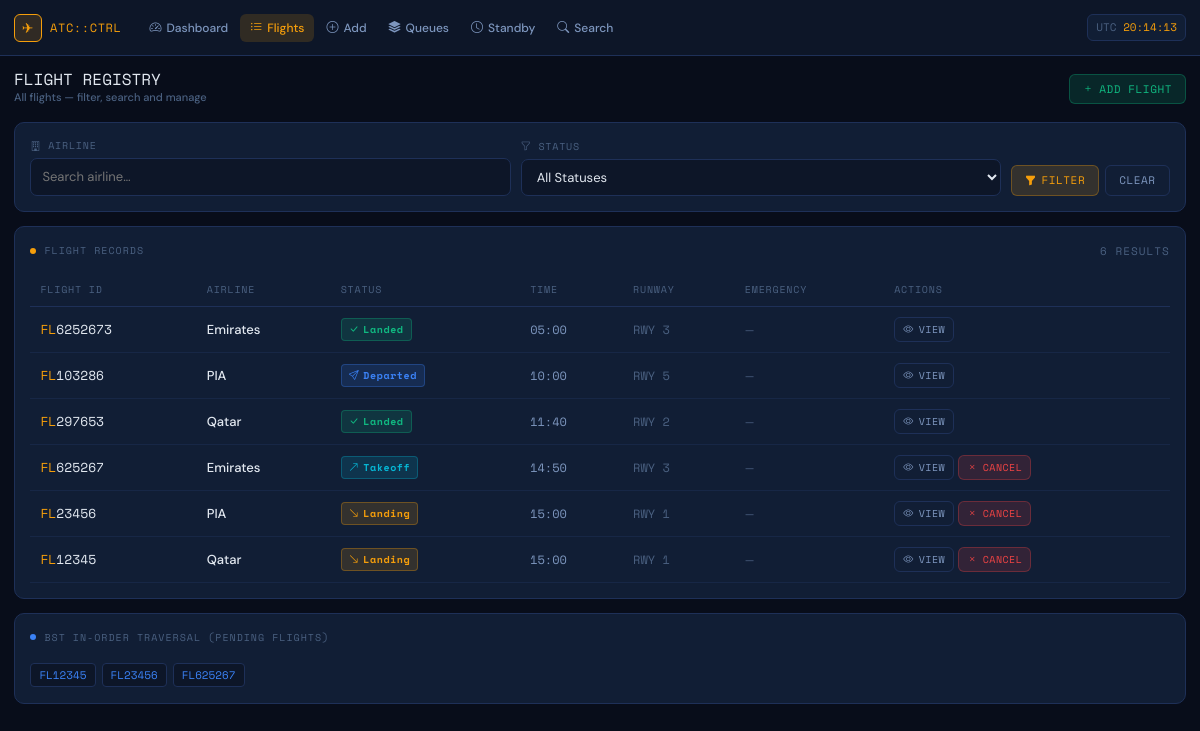
The app's page /flights/ with its own data.
### port/models.py (models this page shows, shortened)
class Flight(models.Model):
    STATUS_CHOICES = [
        ('landing',  'Landing'),
        ('takeoff',  'Takeoff'),
        ('StandBy',  'Stand By'),
        ('Landed',   'Landed'),
        ('Departed', 'Departed'),
        ('Cancelled','Cancelled'),
    ]
    flight_id    = models.IntegerField(unique=True, verbose_name="Flight ID")
    airline      = models.CharField(max_length=100, default="Unknown")
    status       = models.CharField(max_length=20, choices=STATUS_CHOICES, default='StandBy')
    emergency    = models.BooleanField(default=False)
    time         = models.IntegerField(
        default=0,
        help_text="Scheduled time in minutes past midnight (0–1439)"
    )
    date_day     = models.IntegerField(
        default=1,
        verbose_name="Day of Year",
        help_text="Day of the current year (1–365). Cannot be earlier than today."
    )
    runway_id    = models.IntegerField(
        default=1,
        verbose_name="Runway ID",
        help_text="Runway number (1–5)"
    )
    created_at   = models.DateTimeField(default=timezone.now)
    processed_at = models.DateTimeField(null=True, blank=True)
    class Meta:
        ordering = ['date_day', 'time', '-emergency']
    @property
    def formatted_time(self):
        h = self.time // 60
        m = self.time % 60
        return f"{h:02d}:{m:02d}"
    @property
    def is_pending(self):
        return self.status in ('landing', 'takeoff', 'StandBy')

### port/views.py (the view)
# urls.py: path('flights/',            views.flight_list,     name='flight_list'),
def flight_list(request):
    status_filter  = request.GET.get('status', '')
    airline_filter = request.GET.get('airline', '')
    flights = Flight.objects.all()
    if status_filter:
        flights = flights.filter(status=status_filter)
    if airline_filter:
        flights = flights.filter(airline__icontains=airline_filter)
    bst, _, _, _ = _build_structures()
    inorder_ids  = bst.inorder()
    context = {
        'flights':        flights,
        'inorder_ids':    inorder_ids,
        'status_filter':  status_filter,
        'airline_filter': airline_filter,
        'status_choices': Flight.STATUS_CHOICES,
    }
    return render(request, 'port/flight_list.html', context)

### port/data_structures.py (called while the page is built)
    def insert(self, flight_id, flight_obj=None):
        node = BSTNode(flight_id, flight_obj)
        if self.root is None:
            self.root = node
            return
        current, parent = self.root, None
        while current:
            parent = current
            if flight_id < current.flight_id:
                current = current.left
            else:
                current = current.right
        if flight_id < parent.flight_id:
            parent.left = node
        else:
            parent.right = node

    def inorder(self, node=None, first_call=True):
        if first_call:
            node = self.root
        if node is None:
            return []
        return (
            self.inorder(node.left, False)
            + [node.flight_id]
            + self.inorder(node.right, False)
        )

    @staticmethod
    def _parent(i): return (i - 1) // 2

    def _higher_priority(self, a, b):
        if a['emergency'] != b['emergency']:
            return a['emergency']           # emergency always first
        return a['time'] < b['time']        # earlier time wins

    def _heapify_up(self, index):
        while index > 0:
            p = self._parent(index)
            if self._higher_priority(self._heap[index], self._heap[p]):
                self._swap(index, p)
                index = p
            else:
                break

    def enqueue(self, flight_dict):
        self._heap.append(flight_dict)
        self._heapify_up(len(self._heap) - 1)

### port/views.py (called while the page is built)
def _build_structures():
    bst = RecordBST()
    landing_q = MinHeapQueue()
    takeoff_q = MinHeapQueue()
    standby_q = MinHeapQueue()
    for f in Flight.objects.filter(status__in=['landing', 'takeoff', 'StandBy']):
        d = {
            'flight_id': f.flight_id,
            'airline':   f.airline,
            'status':    f.status,
            'time':      f.time,
            'date_day':  f.date_day,
            'emergency': f.emergency,
            'runway_id': f.runway_id,
        }
        bst.insert(f.flight_id, d)
        if f.status == 'landing':
            landing_q.enqueue(d)
        elif f.status == 'takeoff':
            takeoff_q.enqueue(d)
        else:
            standby_q.enqueue(d)
    return bst, landing_q, takeoff_q, standby_q

### port/templates/port/flight_list.html (shortened to what this page needs)
{% extends 'port/base.html' %}
{% block content %}
<div class="page-header">
  <div>
    <h1 class="page-title">FLIGHT REGISTRY
      <small>All flights — filter, search and manage</small>
    </h1>
  </div>
  <a href="{% url 'add_flight' %}" class="btn-atc btn-green"><i class="bi bi-plus"></i> ADD FLIGHT</a>
</div>
<div class="atc-card" style="margin-bottom:1rem;">
  <form method="get" style="display:flex; gap:10px; align-items:flex-end; flex-wrap:wrap;">
    <div style="flex:1; min-width:160px;">
      <label class="atc-label"><i class="bi bi-building"></i> Airline</label>
      <input type="text" name="airline" value="{{ airline_filter }}" class="atc-input" placeholder="Search airline…">
    </div>
    <div style="flex:1; min-width:150px;">
      <label class="atc-label"><i class="bi bi-funnel"></i> Status</label>
      <select name="status" class="atc-select">
        <option value="">All Statuses</option>
      </select>
    </div>
    <div style="display:flex; gap:6px; align-self:flex-end;">
      <button type="submit" class="btn-atc btn-amber"><i class="bi bi-funnel-fill"></i> FILTER</button>
      <a href="{% url 'flight_list' %}" class="btn-atc btn-ghost">CLEAR</a>
    </div>
  </form>
</div>
<div class="atc-card">
  <div class="atc-card-header">
    <span class="dot"></span>
    FLIGHT RECORDS
    <span style="margin-left:auto; font-size:11px; color:var(--text-muted);">{{ flights|length }} result{{ flights|length|pluralize }}</span>
  </div>
  <div class="table-wrap">
    <table class="atc-table" style="min-width:580px;">
      <thead>
        <tr>
          <th>Flight ID</th>
          <th>Airline</th>
          <th>Status</th>
          <th>Time</th>
          <th>Runway</th>
          <th>Emergency</th>
          <th>Actions</th>
        </tr>
      </thead>
      <tbody>
        {% for f in flights %}
        <tr>
          <td class="flight-id"><span style="color:var(--amber);">FL</span>{{ f.flight_id }}</td>
          <td class="airline-name">{{ f.airline }}</td>
          <td>{% include 'port/_status_badge.html' with status=f.status %}</td>
          <td class="mono" style="font-size:12px;">{{ f.formatted_time }}</td>
          <td class="mono" style="color:var(--text-muted); font-size:12px;">RWY {{ f.runway_id }}</td>
          <td>
            {% if f.emergency %}
            <span class="atc-badge badge-emergency"><i class="bi bi-exclamation-circle"></i> YES</span>
            {% else %}
            <span style="color:var(--text-muted); font-size:11px;">—</span>
            {% endif %}
          </td>
          <td>
            <div style="display:flex; gap:4px; flex-wrap:wrap;">
              <a href="{% url 'flight_detail' f.pk %}" class="btn-atc btn-ghost" style="padding:4px 8px; font-size:10px;"><i class="bi bi-eye"></i> VIEW</a>
              {% if f.is_pending %}
              <a href="{% url 'cancel_flight' f.pk %}" class="btn-atc btn-red" style="padding:4px 8px; font-size:10px;"><i class="bi bi-x"></i> CANCEL</a>
              {% endif %}
            </div>
          </td>
        </tr>
        {% endfor %}
      </tbody>
    </table>
  </div>
</div>
{% if inorder_ids %}
<div class="atc-card" style="margin-top:1rem;">
  <div class="atc-card-header"><span class="dot" style="background:var(--blue)"></span> BST IN-ORDER TRAVERSAL (Pending Flights)</div>
  <div style="display:flex; flex-wrap:wrap; gap:6px; padding-top:4px;">
    {% for fid in inorder_ids %}
    <span style="font-family:var(--mono); font-size:11px; background:var(--bg-panel); border:1px solid var(--border); border-radius:4px; padding:3px 8px; color:var(--blue);">FL{{ fid }}</span>
    {% endfor %}
  </div>
</div>
{% endif %}
{% endblock %}

### port/templates/port/_status_badge.html
{% if status == 'landing' %}
  <span class="atc-badge badge-landing"><i class="bi bi-arrow-down-right"></i> Landing</span>
{% elif status == 'takeoff' %}
  <span class="atc-badge badge-takeoff"><i class="bi bi-arrow-up-right"></i> Takeoff</span>
{% elif status == 'StandBy' %}
  <span class="atc-badge badge-standby"><i class="bi bi-clock"></i> Standby</span>
{% elif status == 'Landed' %}
  <span class="atc-badge badge-landed"><i class="bi bi-check-lg"></i> Landed</span>
{% elif status == 'Departed' %}
  <span class="atc-badge badge-departed"><i class="bi bi-send"></i> Departed</span>
{% elif status == 'Cancelled' %}
  <span class="atc-badge badge-cancelled"><i class="bi bi-x-lg"></i> Cancelled</span>
{% endif %}

### port/templates/port/base.html (style rules this page uses)
:root { --bg-deep: #080d1a; --bg-panel: #0d1628; --bg-card: #111e35; --bg-hover: #162340; --border: #1e3058; --border-lt: #2a4070; --amber: #f59e0b; --amber-glow: rgba(245,158,11,0.15); --green: #10b981; --green-glow: rgba(16,185,129,0.15); --red: #ef4444; --red-glow: rgba(239,68,68,0.15); --blue: #3b82f6; --blue-glow: rgba(59,130,246,0.15); --cyan: #06b6d4; --text-primary: #e2e8f0; --text-secondary: #7d96be; --text-muted: #4a6080; --mono: 'Space Mono', monospace; --sans: 'DM Sans', sans-serif; }
*, *::before, *::after { box-sizing: border-box; }
html, body { background-color: var(--bg-deep); color: var(--text-primary); font-family: var(--sans); font-size: 14px; min-height: 100vh; }
.page-header { display: flex; align-items: flex-end; justify-content: space-between; margin-bottom: 1.25rem; flex-wrap: wrap; gap: 10px; }
.page-title { font-family: var(--mono); font-size: 16px; color: var(--text-primary); margin: 0; }
.page-title small { font-family: var(--sans); font-size: 11px; color: var(--text-muted); display: block; margin-top: 2px; }
.atc-card { background: var(--bg-card); border: 1px solid var(--border); border-radius: 10px; padding: 1.1rem; }
.atc-card-header { font-family: var(--mono); font-size: 10px; letter-spacing: 0.1em; text-transform: uppercase; color: var(--text-muted); margin-bottom: 1rem; display: flex; align-items: center; gap: 8px; }
.atc-card-header .dot { width: 6px; height: 6px; border-radius: 50%; background: var(--amber); flex-shrink: 0; }
.atc-badge { font-family: var(--mono); font-size: 10px; letter-spacing: 0.06em; padding: 3px 7px; border-radius: 4px; font-weight: 700; display: inline-flex; align-items: center; gap: 4px; }
.badge-landing { background: rgba(245,158,11,0.15); color: var(--amber); border: 1px solid rgba(245,158,11,0.3); }
.badge-takeoff { background: rgba(6,182,212,0.15); color: var(--cyan); border: 1px solid rgba(6,182,212,0.3); }
.badge-landed { background: rgba(16,185,129,0.15); color: var(--green); border: 1px solid rgba(16,185,129,0.3); }
.badge-departed { background: rgba(59,130,246,0.15); color: var(--blue); border: 1px solid rgba(59,130,246,0.3); }
.atc-table { width: 100%; border-collapse: collapse; }
.atc-table th { font-family: var(--mono); font-size: 10px; letter-spacing: 0.08em; text-transform: uppercase; color: var(--text-muted); padding: 9px 10px; border-bottom: 1px solid var(--border); text-align: left; font-weight: 400; white-space: nowrap; }
.atc-table td { padding: 10px; border-bottom: 1px solid rgba(30,48,88,0.5); vertical-align: middle; color: var(--text-secondary); font-size: 13px; }
.atc-table .flight-id { font-family: var(--mono); color: var(--text-primary); font-size: 13px; }
.atc-table .airline-name { color: var(--text-primary); font-weight: 500; }
.table-wrap { overflow-x: auto; -webkit-overflow-scrolling: touch; }
.btn-atc { font-family: var(--mono); font-size: 11px; letter-spacing: 0.05em; padding: 6px 13px; border-radius: 6px; border: 1px solid transparent; cursor: pointer; transition: all 0.15s; display: inline-flex; align-items: center; gap: 5px; text-decoration: none; white-space: nowrap; }
.btn-amber { background: var(--amber-glow); color: var(--amber); border-color: rgba(245,158,11,0.3); }
.btn-green { background: var(--green-glow); color: var(--green); border-color: rgba(16,185,129,0.3); }
.btn-red { background: var(--red-glow); color: var(--red); border-color: rgba(239,68,68,0.3); }
.btn-ghost { background: transparent; color: var(--text-secondary); border-color: var(--border); }
.atc-input, .atc-select { background: var(--bg-panel); border: 1px solid var(--border); color: var(--text-primary); border-radius: 7px; padding: 8px 11px; font-size: 13px; font-family: var(--sans); width: 100%; transition: border-color 0.15s; }
.atc-select option { background: var(--bg-panel); }
.atc-label { font-family: var(--mono); font-size: 10px; letter-spacing: 0.08em; text-transform: uppercase; color: var(--text-muted); margin-bottom: 5px; display: block; }
.mono { font-family: var(--mono); }

### records on screen
Flight: flight_id "6252673", airline "Emirates", status "Landed" (drawn), formatted_time "05:00", runway_id "3"
Flight: flight_id "103286", airline "PIA", status "Departed" (drawn), formatted_time "10:00", runway_id "5"
Flight: flight_id "297653", airline "Qatar", status "Landed" (drawn), formatted_time "11:40", runway_id "2"
Flight: flight_id "625267", airline "Emirates", status "takeoff" (drawn), formatted_time "14:50", runway_id "3"
Flight: flight_id "23456", airline "PIA", status "landing" (drawn), formatted_time "15:00", runway_id "1"
Flight: flight_id "12345", airline "Qatar", status "landing" (drawn), formatted_time "15:00", runway_id "1"

### other values on screen
{{ flights|length }} "6"
{{ fid }} "12345" "23456" "625267"
